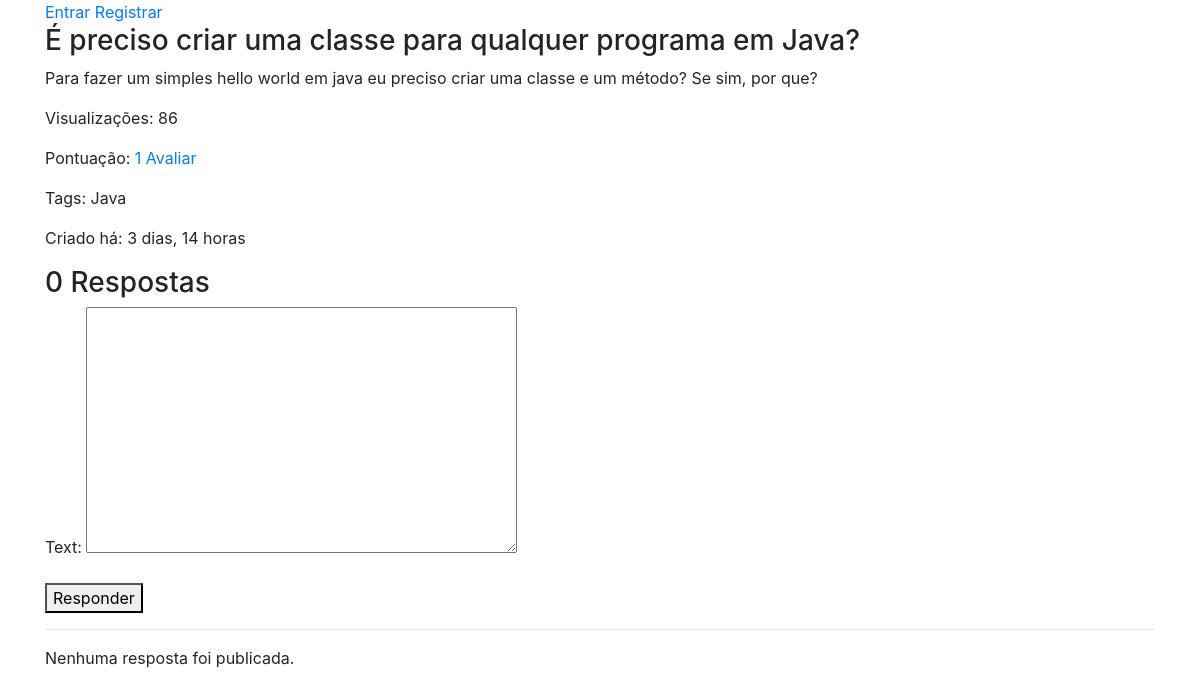
Page /forum/e-preciso-criar-uma-classe-para-qualquer-programa-em-java/ on the committed database.
### forum/models.py (models this page shows, shortened)
class Question(models.Model):
    user = models.ForeignKey(User, on_delete=models.CASCADE)
    title = models.CharField(max_length=120)
    text = models.TextField(max_length=500)
    views = models.IntegerField(default=0)
    likes = models.ManyToManyField(User, related_name='likes')
    tags = models.TextField(help_text='Separar tags por vírgula.')
    published = models.DateTimeField(auto_now_add=True)
    updated = models.DateTimeField(auto_now=True)
    slug = models.SlugField(max_length=200, blank=True, null=True)
    objects = QuestionManager()
    class Meta:
        ordering = ['-published']
    def __str__(self):
        return self.title
    def get_toggle_like_url(self):
        return reverse('forum:toggle-like', kwargs={'slug': self.slug})
    def get_toggle_like_api_url(self):
        return reverse('forum:toggle-like-api', kwargs={'slug': self.slug})
    def increment_visualization(self):
        self.views += 1
        self.save()

### forum/views.py (the view)
# urls.py: path('<str:slug>/', views.QuestionDetailView.as_view(), name='detail'),
class QuestionDetailView(DetailView):
    def get_context_data(self, **kwargs):
        context = super(QuestionDetailView, self).get_context_data(**kwargs)
        context['form'] = AnswerForm
        return context
    def get_object(self, *args, **kwargs):
        question = Question.objects.get(slug=self.kwargs['slug'])
        question.increment_visualization()
        return question

### forum/models.py (called while the page is built)
def pre_save_receiver(sender, instance, *args, **kwargs):
    if not instance.slug:
        instance.slug = unique_slug_generator(instance)

    def get_queryset(self):
        return QuestionQuerySet(self.model, using=self._db)

### forum/templates/forum/question_detail.html (shortened to what this page needs)
{% extends 'base.html' %}
{% block content %}
    <h3>{{ question }}</h3>
    <p>{{ question.text }}</p>
    <p>Visualizações: {{ question.views }}</p>
    <p>Pontuação: <a class="like-btn" id="like-btn" data-href="{{ question.get_toggle_like_api_url }}" data-likes="{{ question.likes.count }}" href="{{ question.get_toggle_like_url }}"> {{ question.likes.count }} Avaliar</a></p>
    <p>Tags: {{ question.tags }}</p>
    <p>Criado há: {{ question.published|timesince }}</p>
    <h3>{{ question.answer_set.count }} Resposta{{ question.answer_set.count|pluralize }}</h3>
    <form method="post" action="{% url 'forum:answer' question.slug %}">
        {{ form.as_p }}
        <button type="submit">Responder</button>
    </form>
    <hr>
    {% for answer in question.answer_set.all reversed %}
        <p>{{ answer.text }} </p><br/>
        <p><small> por: {{ answer.user.username }}</small></p>
        <hr>
        {% empty %}
        <p>Nenhuma resposta foi publicada.</p>
    {% endfor %}
{% endblock  %}

### rows in the picture
Question: title "É preciso criar uma classe para qualquer programa em Java?", text "Para fazer um simples hello world em java eu preciso criar uma classe e um método? Se sim, por que?", views "86", likes.count "1", tags "Java", published "3 dias, 14 horas", answer_set.count "0"
